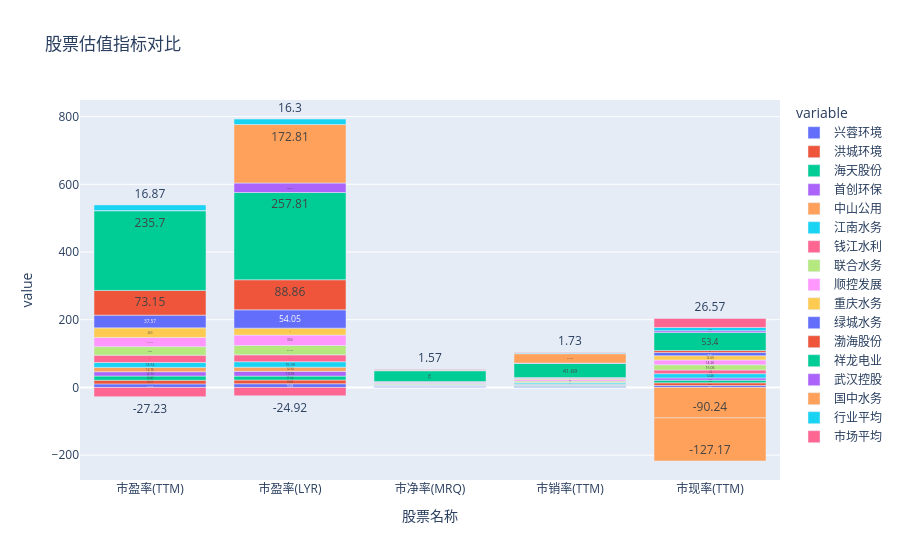

The notebook cell saved with this chart:
### Code cell
fig = px.bar(ddt, x='股票名称', y=list(ddt.columns[1:]), title='股票估值指标对比',
             barmode='relative', hover_name='股票名称',text_auto='')
fig.update_layout(dragmode='pan',legend_itemclick='toggleothers',)
fig.show(config={'scrollZoom':True})

### Figure 1 — Plotly figure (JSON) as saved in the notebook; plotly's stock layout.template omitted (floating-point values rounded to 4 significant figures)
{"data": [{"alignmentgroup": "True", "hovertemplate": "<b>%{hovertext}</b><br><br>variable=兴蓉环境<br>股票名称=%{x}<br>value=%{y}<extra></extra>", "hovertext": ["市盈率(TTM)", "市盈率(LYR)", "市净率(MRQ)", "市销率(TTM)", "市现率(TTM)"], "legendgroup": "兴蓉环境", "marker": {"color": "#636efa", "pattern": {"shape": ""}}, "name": "兴蓉环境", "offsetgroup": "兴蓉环境", "orientation": "v", "showlegend": true, "textposition": "auto", "texttemplate": "%{y:}", "type": "bar", "x": ["市盈率(TTM)", "市盈率(LYR)", "市净率(MRQ)", "市销率(TTM)", "市现率(TTM)"], "xaxis": "x", "y": [10.39, 10.85, 1.17, 2.32, 5.73], "yaxis": "y"}, {"alignmentgroup": "True", "hovertemplate": "<b>%{hovertext}</b><br><br>variable=洪城环境<br>股票名称=%{x}<br>value=%{y}<extra></extra>", "hovertext": ["市盈率(TTM)", "市盈率(LYR)", "市净率(MRQ)", "市销率(TTM)", "市现率(TTM)"], "legendgroup": "洪城环境", "marker": {"color": "#EF553B", "pattern": {"shape": ""}}, "name": "洪城环境", "offsetgroup": "洪城环境", "orientation": "v", "showlegend": true, "textposition": "auto", "texttemplate": "%{y:}", "type": "bar", "x": ["市盈率(TTM)", "市盈率(LYR)", "市净率(MRQ)", "市销率(TTM)", "市现率(TTM)"], "xaxis": "x", "y": [10.77, 10.97, 1.42, 1.46, 7.81], "yaxis": "y"}, {"alignmentgroup": "True", "hovertemplate": "<b>%{hovertext}</b><br><br>variable=海天股份<br>股票名称=%{x}<br>value=%{y}<extra></extra>", "hovertext": ["市盈率(TTM)", "市盈率(LYR)", "市净率(MRQ)", "市销率(TTM)", "市现率(TTM)"], "legendgroup": "海天股份", "marker": {"color": "#00cc96", "pattern": {"shape": ""}}, "name": "海天股份", "offsetgroup": "海天股份", "orientation": "v", "showlegend": true, "textposition": "auto", "texttemplate": "%{y:}", "type": "bar", "x": ["市盈率(TTM)", "市盈率(LYR)", "市净率(MRQ)", "市销率(TTM)", "市现率(TTM)"], "xaxis": "x", "y": [12.47, 11.56, 1.1, 2.03, 7.85], "yaxis": "y"}, {"alignmentgroup": "True", "hovertemplate": "<b>%{hovertext}</b><br><br>variable=首创环保<br>股票名称=%{x}<br>value=%{y}<extra></extra>", "hovertext": ["市盈率(TTM)", "市盈率(LYR)", "市净率(MRQ)", "市销率(TTM)", "市现率(TTM)"], "legendgroup": "首创环保", "marker": {"color": "#ab63fa", "pattern": {"shape": ""}}, "name": "首创环保", "offsetgroup": "首创环保", "orientation": "v", "showlegend": true, "textposition": "auto", "texttemplate": "%{y:}", "type": "bar", "x": ["市盈率(TTM)", "市盈率(LYR)", "市净率(MRQ)", "市销率(TTM)", "市现率(TTM)"], "xaxis": "x", "y": [12.73, 13.99, 1.17, 1.04, 6.74], "yaxis": "y"}, {"alignmentgroup": "True", "hovertemplate": "<b>%{hovertext}</b><br><br>variable=中山公用<br>股票名称=%{x}<br>value=%{y}<extra></extra>", "hovertext": ["市盈率(TTM)", "市盈率(LYR)", "市净率(MRQ)", "市销率(TTM)", "市现率(TTM)"], "legendgroup": "中山公用", "marker": {"color": "#FFA15A", "pattern": {"shape": ""}}, "name": "中山公用", "offsetgroup": "中山公用", "orientation": "v", "showlegend": true, "textposition": "auto", "texttemplate": "%{y:}", "type": "bar", "x": ["市盈率(TTM)", "市盈率(LYR)", "市净率(MRQ)", "市销率(TTM)", "市现率(TTM)"], "xaxis": "x", "y": [12.76, 12.54, 0.72, 2.22, -90.24], "yaxis": "y"}, {"alignmentgroup": "True", "hovertemplate": "<b>%{hovertext}</b><br><br>variable=江南水务<br>股票名称=%{x}<br>value=%{y}<extra></extra>", "hovertext": ["市盈率(TTM)", "市盈率(LYR)", "市净率(MRQ)", "市销率(TTM)", "市现率(TTM)"], "legendgroup": "江南水务", "marker": {"color": "#19d3f3", "pattern": {"shape": ""}}, "name": "江南水务", "offsetgroup": "江南水务", "orientation": "v", "showlegend": true, "textposition": "auto", "texttemplate": "%{y:}", "type": "bar", "x": ["市盈率(TTM)", "市盈率(LYR)", "市净率(MRQ)", "市销率(TTM)", "市现率(TTM)"], "xaxis": "x", "y": [14.54, 15.99, 1.36, 3.69, 12.48], "yaxis": "y"}, {"alignmentgroup": "True", "hovertemplate": "<b>%{hovertext}</b><br><br>variable=钱江水利<br>股票名称=%{x}<br>value=%{y}<extra></extra>", "hovertext": ["市盈率(TTM)", "市盈率(LYR)", "市净率(MRQ)", "市销率(TTM)", "市现率(TTM)"], "legendgroup": "钱江水利", "marker": {"color": "#FF6692", "pattern": {"shape": ""}}, "name": "钱江水利", "offsetgroup": "钱江水利", "orientation": "v", "showlegend": true, "textposition": "auto", "texttemplate": "%{y:}", "type": "bar", "x": ["市盈率(TTM)", "市盈率(LYR)", "市净率(MRQ)", "市销率(TTM)", "市现率(TTM)"], "xaxis": "x", "y": [21.7, 20.29, 1.76, 1.79, 11], "yaxis": "y"}, {"alignmentgroup": "True", "hovertemplate": "<b>%{hovertext}</b><br><br>variable=联合水务<br>股票名称=%{x}<br>value=%{y}<extra></extra>", "hovertext": ["市盈率(TTM)", "市盈率(LYR)", "市净率(MRQ)", "市销率(TTM)", "市现率(TTM)"], "legendgroup": "联合水务", "marker": {"color": "#B6E880", "pattern": {"shape": ""}}, "name": "联合水务", "offsetgroup": "联合水务", "orientation": "v", "showlegend": true, "textposition": "auto", "texttemplate": "%{y:}", "type": "bar", "x": ["市盈率(TTM)", "市盈率(LYR)", "市净率(MRQ)", "市销率(TTM)", "市现率(TTM)"], "xaxis": "x", "y": [25.08, 27.73, 2.56, 4.07, 15.06], "yaxis": "y"}, {"alignmentgroup": "True", "hovertemplate": "<b>%{hovertext}</b><br><br>variable=顺控发展<br>股票名称=%{x}<br>value=%{y}<extra></extra>", "hovertext": ["市盈率(TTM)", "市盈率(LYR)", "市净率(MRQ)", "市销率(TTM)", "市现率(TTM)"], "legendgroup": "顺控发展", "marker": {"color": "#FF97FF", "pattern": {"shape": ""}}, "name": "顺控发展", "offsetgroup": "顺控发展", "orientation": "v", "showlegend": true, "textposition": "auto", "texttemplate": "%{y:}", "type": "bar", "x": ["市盈率(TTM)", "市盈率(LYR)", "市净率(MRQ)", "市销率(TTM)", "市现率(TTM)"], "xaxis": "x", "y": [27.19, 30.6, 2.88, 4.52, 14.26], "yaxis": "y"}, {"alignmentgroup": "True", "hovertemplate": "<b>%{hovertext}</b><br><br>variable=重庆水务<br>股票名称=%{x}<br>value=%{y}<extra></extra>", "hovertext": ["市盈率(TTM)", "市盈率(LYR)", "市净率(MRQ)", "市销率(TTM)", "市现率(TTM)"], "legendgroup": "重庆水务", "marker": {"color": "#FECB52", "pattern": {"shape": ""}}, "name": "重庆水务", "offsetgroup": "重庆水务", "orientation": "v", "showlegend": true, "textposition": "auto", "texttemplate": "%{y:}", "type": "bar", "x": ["市盈率(TTM)", "市盈率(LYR)", "市净率(MRQ)", "市销率(TTM)", "市现率(TTM)"], "xaxis": "x", "y": [28.3, 20.59, 1.35, 3.28, 12.69], "yaxis": "y"}, {"alignmentgroup": "True", "hovertemplate": "<b>%{hovertext}</b><br><br>variable=绿城水务<br>股票名称=%{x}<br>value=%{y}<extra></extra>", "hovertext": ["市盈率(TTM)", "市盈率(LYR)", "市净率(MRQ)", "市销率(TTM)", "市现率(TTM)"], "legendgroup": "绿城水务", "marker": {"color": "#636efa", "pattern": {"shape": ""}}, "name": "绿城水务", "offsetgroup": "绿城水务", "orientation": "v", "showlegend": true, "textposition": "auto", "texttemplate": "%{y:}", "type": "bar", "x": ["市盈率(TTM)", "市盈率(LYR)", "市净率(MRQ)", "市销率(TTM)", "市现率(TTM)"], "xaxis": "x", "y": [37.57, 54.05, 0.84, 1.63, 9.41], "yaxis": "y"}, {"alignmentgroup": "True", "hovertemplate": "<b>%{hovertext}</b><br><br>variable=渤海股份<br>股票名称=%{x}<br>value=%{y}<extra></extra>", "hovertext": ["市盈率(TTM)", "市盈率(LYR)", "市净率(MRQ)", "市销率(TTM)", "市现率(TTM)"], "legendgroup": "渤海股份", "marker": {"color": "#EF553B", "pattern": {"shape": ""}}, "name": "渤海股份", "offsetgroup": "渤海股份", "orientation": "v", "showlegend": true, "textposition": "auto", "texttemplate": "%{y:}", "type": "bar", "x": ["市盈率(TTM)", "市盈率(LYR)", "市净率(MRQ)", "市销率(TTM)", "市现率(TTM)"], "xaxis": "x", "y": [73.15, 88.86, 0.84, 0.95, 5.8], "yaxis": "y"}, {"alignmentgroup": "True", "hovertemplate": "<b>%{hovertext}</b><br><br>variable=祥龙电业<br>股票名称=%{x}<br>value=%{y}<extra></extra>", "hovertext": ["市盈率(TTM)", "市盈率(LYR)", "市净率(MRQ)", "市销率(TTM)", "市现率(TTM)"], "legendgroup": "祥龙电业", "marker": {"color": "#00cc96", "pattern": {"shape": ""}}, "name": "祥龙电业", "offsetgroup": "祥龙电业", "orientation": "v", "showlegend": true, "textposition": "auto", "texttemplate": "%{y:}", "type": "bar", "x": ["市盈率(TTM)", "市盈率(LYR)", "市净率(MRQ)", "市销率(TTM)", "市现率(TTM)"], "xaxis": "x", "y": [235.7, 257.8, 32, 41.69, 53.4], "yaxis": "y"}, {"alignmentgroup": "True", "hovertemplate": "<b>%{hovertext}</b><br><br>variable=武汉控股<br>股票名称=%{x}<br>value=%{y}<extra></extra>", "hovertext": ["市盈率(TTM)", "市盈率(LYR)", "市净率(MRQ)", "市销率(TTM)", "市现率(TTM)"], "legendgroup": "武汉控股", "marker": {"color": "#ab63fa", "pattern": {"shape": ""}}, "name": "武汉控股", "offsetgroup": "武汉控股", "orientation": "v", "showlegend": true, "textposition": "auto", "texttemplate": "%{y:}", "type": "bar", "x": ["市盈率(TTM)", "市盈率(LYR)", "市净率(MRQ)", "市销率(TTM)", "市现率(TTM)"], "xaxis": "x", "y": [0, 28.01, 0.77, 1.22, 5.13], "yaxis": "y"}, {"alignmentgroup": "True", "hovertemplate": "<b>%{hovertext}</b><br><br>variable=国中水务<br>股票名称=%{x}<br>value=%{y}<extra></extra>", "hovertext": ["市盈率(TTM)", "市盈率(LYR)", "市净率(MRQ)", "市销率(TTM)", "市现率(TTM)"], "legendgroup": "国中水务", "marker": {"color": "#FFA15A", "pattern": {"shape": ""}}, "name": "国中水务", "offsetgroup": "国中水务", "orientation": "v", "showlegend": true, "textposition": "auto", "texttemplate": "%{y:}", "type": "bar", "x": ["市盈率(TTM)", "市盈率(LYR)", "市净率(MRQ)", "市销率(TTM)", "市现率(TTM)"], "xaxis": "x", "y": [0, 172.8, 1.66, 27.66, -127.2], "yaxis": "y"}, {"alignmentgroup": "True", "hovertemplate": "<b>%{hovertext}</b><br><br>variable=行业平均<br>股票名称=%{x}<br>value=%{y}<extra></extra>", "hovertext": ["市盈率(TTM)", "市盈率(LYR)", "市净率(MRQ)", "市销率(TTM)", "市现率(TTM)"], "legendgroup": "行业平均", "marker": {"color": "#19d3f3", "pattern": {"shape": ""}}, "name": "行业平均", "offsetgroup": "行业平均", "orientation": "v", "showlegend": true, "textposition": "auto", "texttemplate": "%{y:}", "type": "bar", "x": ["市盈率(TTM)", "市盈率(LYR)", "市净率(MRQ)", "市销率(TTM)", "市现率(TTM)"], "xaxis": "x", "y": [16.87, 16.3, 1.12, 1.97, 9.73], "yaxis": "y"}, {"alignmentgroup": "True", "hovertemplate": "<b>%{hovertext}</b><br><br>variable=市场平均<br>股票名称=%{x}<br>value=%{y}<extra></extra>", "hovertext": ["市盈率(TTM)", "市盈率(LYR)", "市净率(MRQ)", "市销率(TTM)", "市现率(TTM)"], "legendgroup": "市场平均", "marker": {"color": "#FF6692", "pattern": {"shape": ""}}, "name": "市场平均", "offsetgroup": "市场平均", "orientation": "v", "showlegend": true, "textposition": "auto", "texttemplate": "%{y:}", "type": "bar", "x": ["市盈率(TTM)", "市盈率(LYR)", "市净率(MRQ)", "市销率(TTM)", "市现率(TTM)"], "xaxis": "x", "y": [-27.23, -24.92, 1.57, 1.73, 26.57], "yaxis": "y"}], "layout": {"barmode": "relative", "dragmode": "pan", "legend": {"itemclick": "toggleothers", "title": {"text": "variable"}, "tracegroupgap": 0}, "title": {"text": "股票估值指标对比"}, "xaxis": {"anchor": "y", "domain": [0, 1], "title": {"text": "股票名称"}}, "yaxis": {"anchor": "x", "domain": [0, 1], "title": {"text": "value"}}}}
